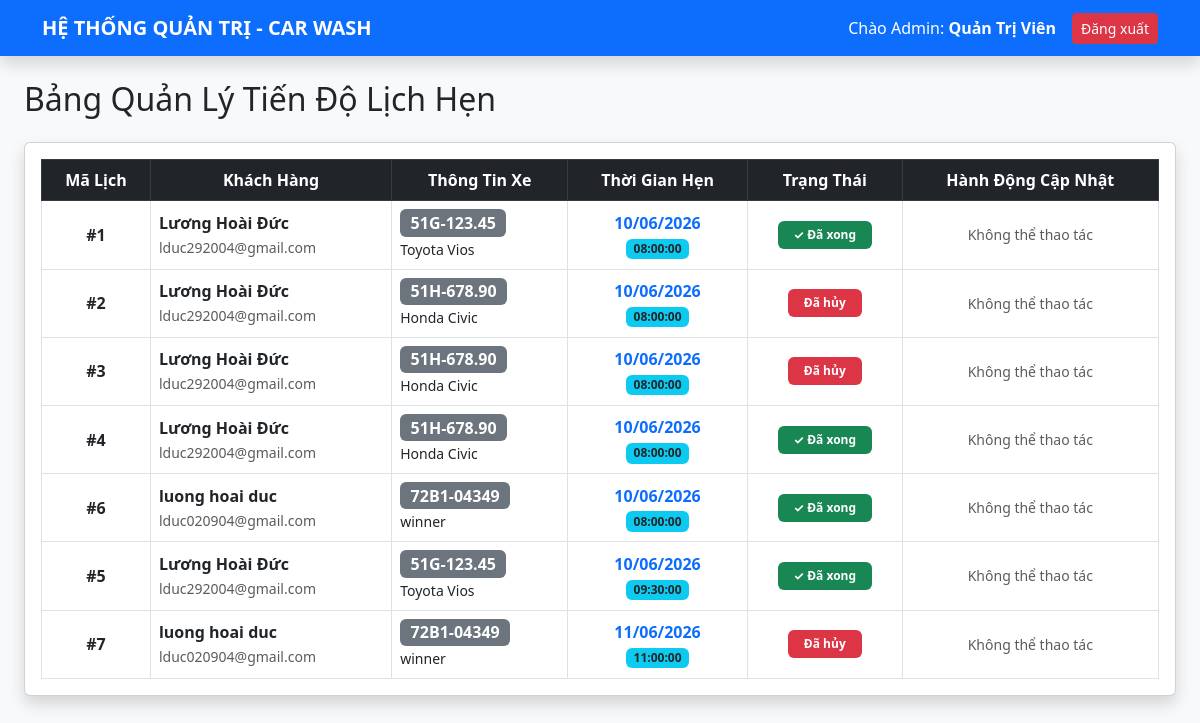
Page /admin/dashboard.php (signed in) on the committed database.
### tables this page shows
CREATE TABLE `bookings` (
  `id` int(11) NOT NULL,
  `user_id` int(11) NOT NULL,
  `car_id` int(11) NOT NULL,
  `booking_date` date NOT NULL,
  `booking_time` time NOT NULL,
  `status` enum('Chờ rửa','Đang rửa','Đã xong','Đã hủy') DEFAULT 'Chờ rửa',
  `created_at` timestamp NOT NULL DEFAULT current_timestamp()
);

CREATE TABLE `users` (
  `id` int(11) NOT NULL,
  `fullname` varchar(100) NOT NULL,
  `email` varchar(100) NOT NULL,
  `phone` varchar(20) DEFAULT NULL,
  `password` varchar(255) NOT NULL,
  `role` enum('customer','admin') DEFAULT 'customer',
  `created_at` timestamp NOT NULL DEFAULT current_timestamp()
);

CREATE TABLE `customer_cars` (
  `id` int(11) NOT NULL,
  `user_id` int(11) NOT NULL,
  `car_type` varchar(20) NOT NULL COMMENT 'Xe 2 banh / Xe 4 banh',
  `brand_name` varchar(50) NOT NULL COMMENT 'Honda, Yamaha, Toyota...',
  `license_plate` varchar(20) NOT NULL,
  `car_model` varchar(50) NOT NULL
);

### admin/dashboard.php (the view, shortened to what this page needs)
<?php
require_once '../config/db.php';
$query = "SELECT b.id as booking_id, b.booking_date, b.booking_time, b.status,
                 u.fullname, u.email, c.license_plate, c.car_model
          FROM bookings b
          JOIN users u ON b.user_id = u.id
          JOIN customer_cars c ON b.car_id = c.id
          ORDER BY b.booking_date ASC, b.booking_time ASC";
$result = $conn->query($query);
?>
<!DOCTYPE html>
<html lang="vi">
<head>
    <link href="https://cdn.jsdelivr.net/npm/bootstrap@5.3.0/dist/css/bootstrap.min.css" rel="stylesheet">
</head>
<body class="bg-light">
    <nav class="navbar navbar-expand-lg navbar-dark bg-primary shadow">
        <div class="container">
            <a class="navbar-brand fw-bold" href="#">HỆ THỐNG QUẢN TRỊ - CAR WASH</a>
            <div class="d-flex text-white align-items-center">
                <span class="me-3">Chào Admin: <strong><?php echo $_SESSION['user_name']; ?></strong></span>
                <a href="../auth/logout.php" class="btn btn-danger btn-sm">Đăng xuất</a>
            </div>
        </div>
    </nav>
    <div class="container-fluid px-4 mt-4">
        <h2 class="mb-4">Bảng Quản Lý Tiến Độ Lịch Hẹn</h2>
        <div class="card shadow">
            <div class="card-body">
                <div class="table-responsive">
                    <table class="table table-bordered table-hover align-middle mb-0">
                        <thead class="table-dark text-center">
                            <tr>
                                <th>Mã Lịch</th>
                                <th>Khách Hàng</th>
                                <th>Thông Tin Xe</th>
                                <th>Thời Gian Hẹn</th>
                                <th>Trạng Thái</th>
                                <th>Hành Động Cập Nhật</th>
                            </tr>
                        </thead>
                        <tbody>
                            <?php if ($result && $result->num_rows > 0): ?>
                                <?php while($row = $result->fetch_assoc()): ?>
                                    <tr>
                                        <td class="text-center fw-bold">#<?php echo $row['booking_id']; ?></td>
                                        <td>
                                            <strong><?php echo $row['fullname']; ?></strong><br>
                                            <small class="text-muted"><?php echo $row['email']; ?></small>
                                        </td>
                                        <td>
                                            <span class="badge bg-secondary fs-6"><?php echo $row['license_plate']; ?></span><br>
                                            <small><?php echo $row['car_model']; ?></small>
                                        </td>
                                        <td class="text-center">
                                            <span class="text-primary fw-bold"><?php echo date('d/m/Y', strtotime($row['booking_date'])); ?></span><br>
                                            <span class="badge bg-info text-dark"><?php echo $row['booking_time']; ?></span>
                                        </td>
                                        <td class="text-center">
                                            <?php
                                            if ($row['status'] == 'Chờ rửa') echo '<span class="badge bg-warning text-dark px-3 py-2">Chờ rửa</span>';
                                            elseif ($row['status'] == 'Đang rửa') echo '<span class="badge bg-primary px-3 py-2">Đang rửa</span>';
                                            elseif ($row['status'] == 'Đã xong') echo '<span class="badge bg-success px-3 py-2">✓ Đã xong</span>';
                                            else echo '<span class="badge bg-danger px-3 py-2">Đã hủy</span>';
                                            ?>
                                        </td>
                                        <td class="text-center">
                                            <div class="d-flex justify-content-center gap-1">
                                                <?php if ($row['status'] == 'Chờ rửa'): ?>
                                                    <a class="btn btn-success btn-sm" href="dashboard.php?action=Chờ rửa&booking_id=<?php echo $row['booking_id']; ?>">Bắt đầu rửa</a>
                                                    <a class="btn btn-outline-danger btn-sm" href="dashboard.php?action=Hủy&booking_id=<?php echo $row['booking_id']; ?>" onclick="return confirm('Bạn có chắc muốn hủy lịch này?')">Hủy lịch</a>
                                                <?php elseif ($row['status'] == 'Đang rửa'): ?>
                                                    <a class="btn btn-info btn-sm text-white" href="dashboard.php?action=Đang rửa&booking_id=<?php echo $row['booking_id']; ?>">Hoàn thành</a>
                                                <?php else: ?>
                                                    <span class="text-muted small">Không thể thao tác</span>
                                                <?php endif; ?>
                                            </div>
                                        </td>
                                    </tr>
                                <?php endwhile; ?>
                            <?php else: ?>
                                <tr>
                                    <td colspan="6" class="text-center text-muted py-4">Hiện tại chưa có lịch hẹn nào được đăng ký trên hệ thống.</td>
                                </tr>
                            <?php endif; ?>
                        </tbody>
                    </table>
                </div>
            </div>
        </div>
    </div>
</body>
</html>

### rows in the picture
bookings: id "1", user.fullname "Lương Hoài Đức", user.email "lduc292004@gmail.com", car.license_plate "51G-123.45", car.car_model "Toyota Vios", booking_date "10/06/2026", booking_time "08:00:00", status "✓ Đã xong"
bookings: id "2", user.fullname "Lương Hoài Đức", user.email "lduc292004@gmail.com", car.license_plate "51H-678.90", car.car_model "Honda Civic", booking_date "10/06/2026", booking_time "08:00:00", status "Đã hủy"
bookings: id "3", user.fullname "Lương Hoài Đức", user.email "lduc292004@gmail.com", car.license_plate "51H-678.90", car.car_model "Honda Civic", booking_date "10/06/2026", booking_time "08:00:00", status "Đã hủy"
bookings: id "4", user.fullname "Lương Hoài Đức", user.email "lduc292004@gmail.com", car.license_plate "51H-678.90", car.car_model "Honda Civic", booking_date "10/06/2026", booking_time "08:00:00", status "✓ Đã xong"
bookings: id "6", user.fullname "luong hoai duc", user.email "lduc020904@gmail.com", car.license_plate "72B1-04349", car.car_model "winner", booking_date "10/06/2026", booking_time "08:00:00", status "✓ Đã xong"
bookings: id "5", user.fullname "Lương Hoài Đức", user.email "lduc292004@gmail.com", car.license_plate "51G-123.45", car.car_model "Toyota Vios", booking_date "10/06/2026", booking_time "09:30:00", status "✓ Đã xong"
bookings: id "7", user.fullname "luong hoai duc", user.email "lduc020904@gmail.com", car.license_plate "72B1-04349", car.car_model "winner", booking_date "11/06/2026", booking_time "11:00:00", status "Đã hủy"

### other values in the picture
$_SESSION['user_name'] "Quản Trị Viên"
